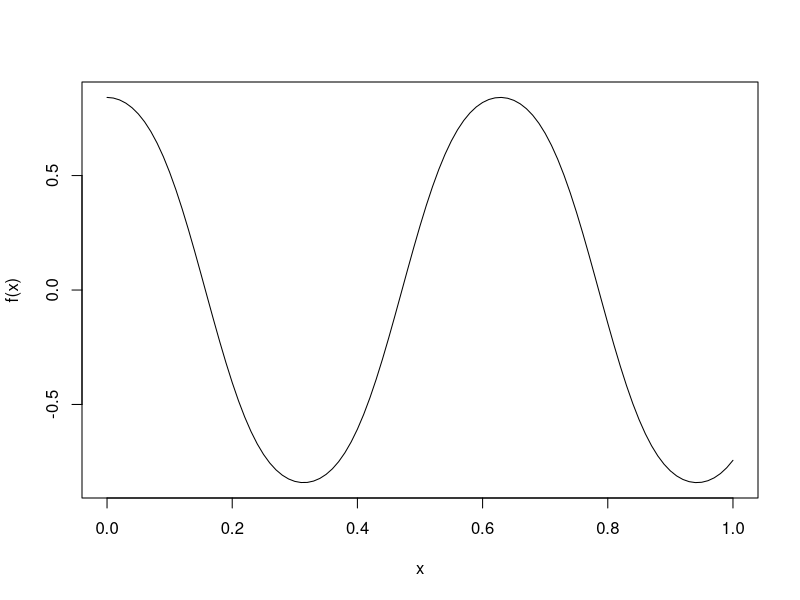
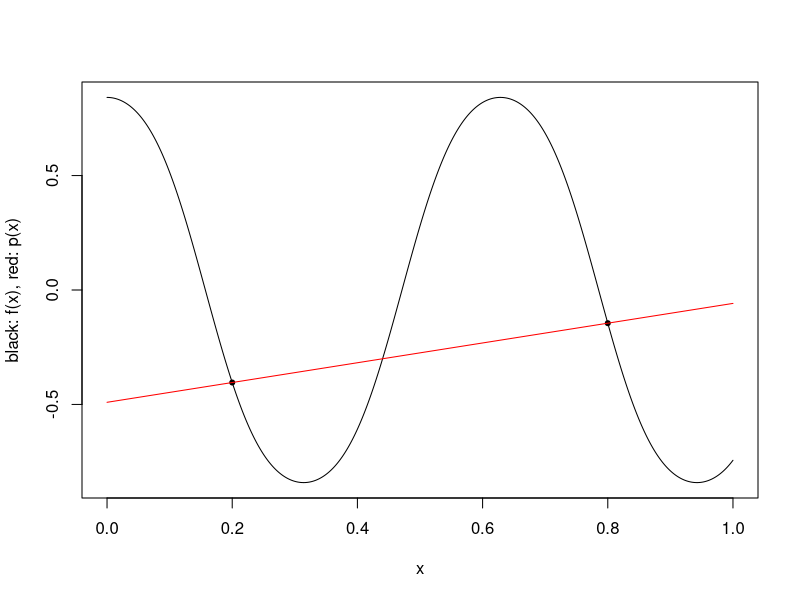
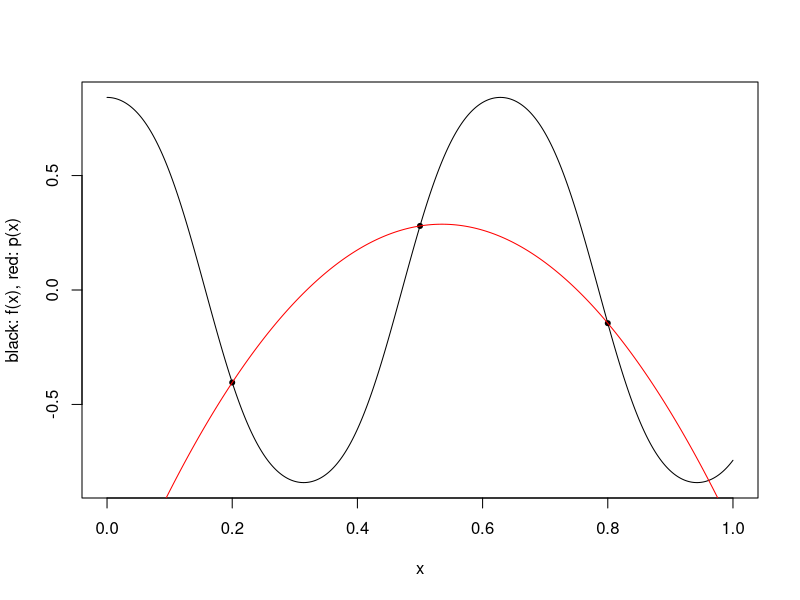
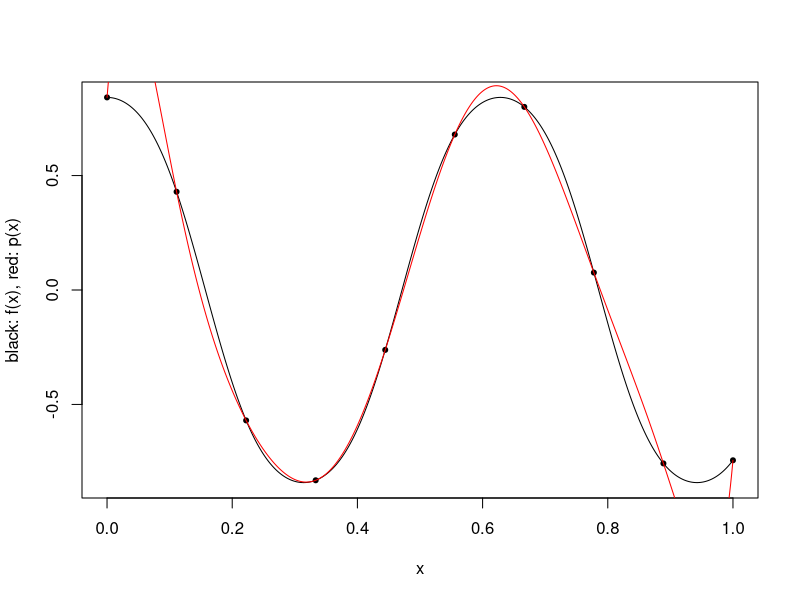
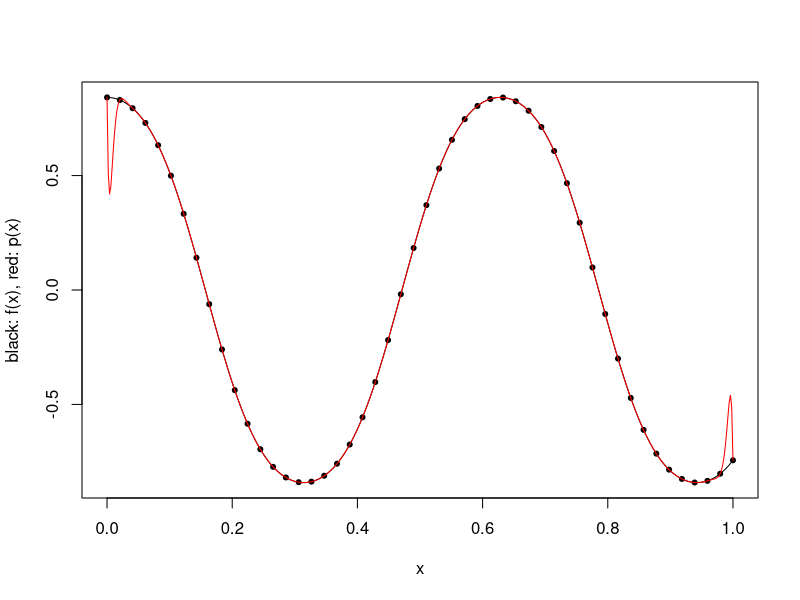
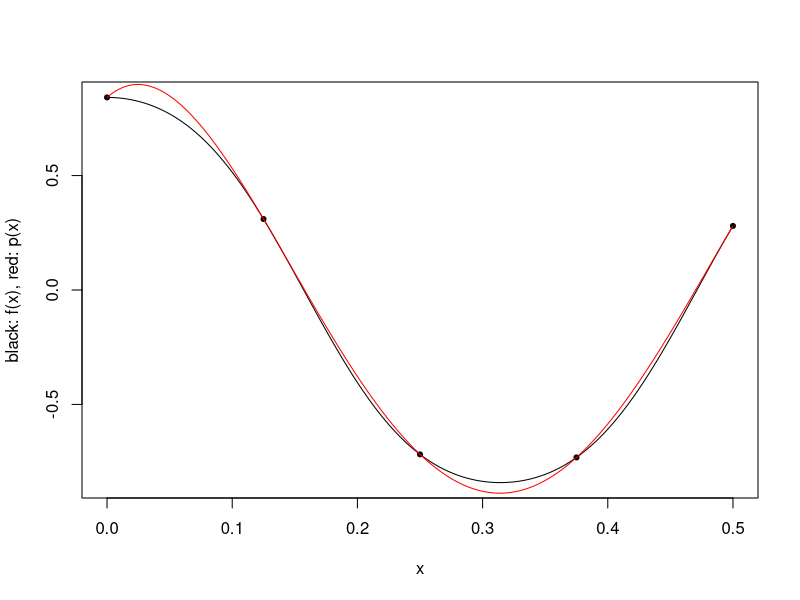
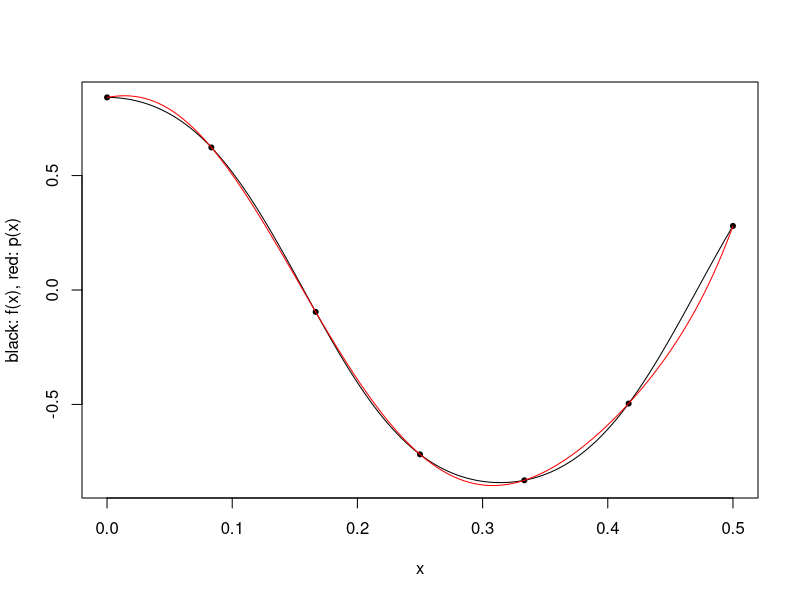

The R source for these figures, in order:
## ---- chunk 1
knitr::opts_chunk$set(echo = TRUE)
knitr::opts_chunk$set(tidy.opts=list(width.cutoff=80), tidy=TRUE)
## ---- chunk 2
f <- function(x) sin(cos(10*x))
curve(f)
integrate(f, 0, 1)
## ---- chunk 3
getLagrangePolynomial <- function(f, xs) {
  polynomial <- function(x) {
    total = 0
    for (i in 1:length(xs)) {
      zs = xs[setdiff(1:length(xs),i)]
      basisPolynomial <- prod((x-zs)/(xs[i]-zs))
      total = total + f(xs[i])*basisPolynomial
    }
    return(total)
  }
  return(polynomial)
}

plotPolyApproximation <- function(f, xs, start, end) {
  p = getLagrangePolynomial(f, xs)
  xs_full = seq(start, end, length.out=500)
  plot(xs_full, f(xs_full), type='l', xlab="x", ylab="black: f(x), red: p(x)")
  points(xs, f(xs), pch=20)
  lines(xs_full, vapply(xs_full, p, 0), col="red")
}

plotPolyApproximation(f, c(0.2, 0.8), 0, 1)
plotPolyApproximation(f, c(0.2,0.5, 0.8), 0, 1)
## ---- chunk 4
plotPolyApproximation(f, seq(0, 1, length.out=10), 0, 1)
plotPolyApproximation(f, seq(0, 1, length.out=50), 0, 1)
## ---- chunk 5
plotPolyApproximation(f, seq(0, 0.5, length.out=5), 0, 0.5)
plotPolyApproximation(f, seq(0, 0.5, length.out=7), 0, 0.5)
